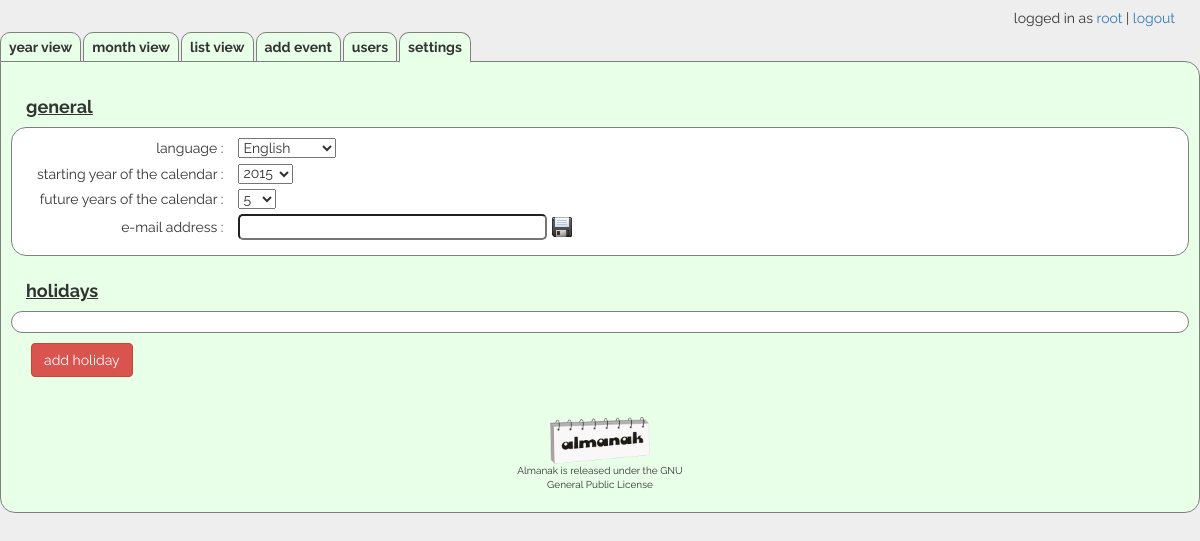
The app's page /settings.php (signed in) with its own data.
### tables this page shows
CREATE TABLE `almanak_settings` (
  `id` int(11) NOT NULL,
  `name` text NOT NULL,
  `value` text NOT NULL
);

### language/en.php (called while the page is built)
<?php
function translate ($t) {
	switch ($t) {
	default: $tt=$t;
	}
	return $tt;
}
?>

### language/language.php (called while the page is built, shortened)
<?php
	$languages = [('English'), ('Nederlands'), ('Français')];
	$name = 'language';
	$sql = $mysql->prepare("SELECT * FROM $almanak_settings WHERE name=?");
	$sql->execute([$name]);
	if ($row = $sql->fetch(PDO::FETCH_ASSOC)){
		$value = $row['value'];
	}
	switch (strtolower($value)) {
	case "english": include 'en.php'; break;
	}
?>

### mysql_connect.php (called while the page is built, shortened)
<?php
	$almanak_settings = 'almanak_settings';
?>

### functions.php (called while the page is built, shortened)
<?php
function read_setting ($name) {
		global $mysql;
		global $almanak_settings ;
		$sql = $mysql->prepare("SELECT * FROM $almanak_settings WHERE name=?");
		$sql->execute([$name]);
		if ($row = $sql->fetch(PDO::FETCH_ASSOC)){
		$value = $row['value'];
		}
		return $value;
}
?>

### settings_general.php (the view, shortened to what this page needs)
<?php
echo "<div class=\"settings_h4\"><h4>".translate('general')."</h4></div>";
echo "<div class=\"settings\">";
	echo "<table class=\"settings_table\">";
	$name = 'language';
	$value = read_setting ($name);
	echo "<tr><td>";
	echo translate("$name")." : </td>";
	echo "<td><form action=\"".$_SERVER['PHP_SELF']."\" method=\"GET\" >\n<select name=\"value\" onchange=\"this.form.submit();\" >\n";
		foreach ($languages as $values) {
			if (strtolower($value) == strtolower($values))
				echo "<option value=\"".$values."\" selected=\"selected\" >".$values."</option>\n";
			else
				echo "<option value=\"".$values."\" >".$values."</option>\n";
		}
	echo "</select>";
	echo "</form></td></tr>";
	$name = 'starting year of the calendar';
	$value = read_setting ($name);
	echo "<tr><td>";
	echo translate("$name")." : </td>";
	echo "<td><form action=\"".$_SERVER['PHP_SELF']."\" method=\"GET\" >\n<select name=\"value\" onchange=\"this.form.submit();\" >\n";
		for($i = 1950 ; $i <= 2050 ; $i++){
			if ($value == $i )
				echo "<option value=\"".$i."\" selected=\"selected\" >".$i."</option>\n";
			else
				echo "<option value=\"".$i."\" >".$i."</option>\n";
		}
	echo "</select>";
	echo "</form></td></tr>";
	$name = 'future years of the calendar';
	$value = read_setting ($name);
	echo "<tr><td>";
	echo translate("$name")." : </td>";
	echo "<td><form action=\"".$_SERVER['PHP_SELF']."\" method=\"GET\" >\n<select name=\"value\" onchange=\"this.form.submit();\" >\n";
		for($i = 1 ; $i <= 25 ; $i++){
			if ($value == $i )
				echo "<option value=\"".$i."\" selected=\"selected\" >".$i."</option>\n";
			else
				echo "<option value=\"".$i."\" >".$i."</option>\n";
		}
	echo "</select>";
	echo "</form></td></tr>";
	$name = 'e-mail address';
	$value = read_setting ($name);
	echo "<tr><td>";
	echo translate("$name")." : </td>";
	echo "<td><form action=\"".$_SERVER['PHP_SELF']."\" method=\"GET\" >\n";
	echo "<input type=\"email\" name=\"value\" value=\"$value\" size=\"40\">\n";
	echo "<input type=\"submit\" value=\"\" name=\"submit\" class=\"save_button_22x22\" title=\"".translate('save')."\" /> &emsp;";
	echo "</form></td></tr>";
	echo "</table>";
echo "</div>";
?>

### almanak.css (style rules this page uses)
body { font-family: raleway; background-color: #eeeeee; }
.save_button_22x22 { background:url(img/document-save-5_22x22.png) no-repeat; cursor:pointer; width: 22px; height: 22px; border: none; }
input, textarea { border-radius: 5px; }
h4 { text-decoration: underline; font-weight: bold; margin-top: 0px; }
.settings { margin: 10px; padding: 10px; background-color: #ffffff; border-radius: 15px; border: 1px solid gray; }
table.settings_table { border-collapse: separate; border-spacing: 15px 0; background-color: #ffffff; }
.settings_table td { padding-bottom: 5px; }
table.settings_table > tbody:first-of-type > tr > td:first-child { text-align: right; }
.settings_h4 { margin: 25px; margin-bottom: 0px; }

### records on screen
almanak_settings: value "English"
almanak_settings: value "2015"
almanak_settings: value "5"

### other values on screen
translate('logged in as') "logged in as"
$_SESSION['username'] "root"
translate('logout') "logout"
translate('year view') "year view"
translate('month view') "month view"
translate('list view') "list view"
translate('add event') "add event"
translate ('users') "users"
translate ('settings') "settings"
translate('general') "general"
translate("$name") "language"
translate("$name") "starting year of the calendar"
translate("$name") "future years of the calendar"
translate("$name") "e-mail address"
translate('holidays') "holidays"
